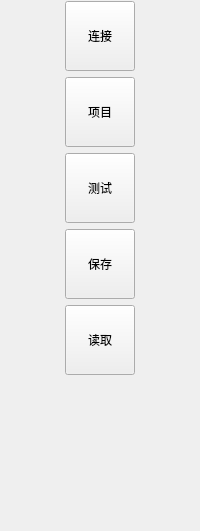
    <widget class="QWidget" name="widget_menu" native="true">
     <layout class="QGridLayout" name="gridLayout_2">
      <property name="leftMargin">
       <number>1</number>
      </property>
      <property name="topMargin">
       <number>1</number>
      </property>
      <property name="rightMargin">
       <number>1</number>
      </property>
      <item row="0" column="0">
       <widget class="QToolButton" name="btn_connect">
        <property name="minimumSize">
         <size>
          <width>70</width>
          <height>70</height>
         </size>
        </property>
        <property name="text">
         <string>  连接  </string>
        </property>
       </widget>
      </item>
      <item row="1" column="0">
       <widget class="QToolButton" name="btn_pro">
        <property name="minimumSize">
         <size>
          <width>70</width>
          <height>70</height>
         </size>
        </property>
        <property name="text">
         <string>  项目  </string>
        </property>
       </widget>
      </item>
      <item row="5" column="0">
       <spacer name="verticalSpacer_3">
        <property name="orientation">
         <enum>Qt::Vertical</enum>
        </property>
        <property name="sizeHint" stdset="0">
         <size>
          <width>20</width>
          <height>145</height>
         </size>
        </property>
       </spacer>
      </item>
      <item row="3" column="0">
       <widget class="QToolButton" name="btn_save">
        <property name="minimumSize">
         <size>
          <width>70</width>
          <height>70</height>
         </size>
        </property>
        <property name="text">
         <string>  保存  </string>
        </property>
       </widget>
      </item>
      <item row="2" column="0">
       <widget class="QToolButton" name="btn_test">
        <property name="minimumSize">
         <size>
          <width>70</width>
          <height>70</height>
         </size>
        </property>
        <property name="text">
         <string>  测试  </string>
        </property>
       </widget>
      </item>
      <item row="4" column="0">
       <widget class="QToolButton" name="btn_read">
        <property name="minimumSize">
         <size>
          <width>70</width>
          <height>70</height>
         </size>
        </property>
        <property name="text">
         <string>  读取  </string>
        </property>
       </widget>
      </item>
     </layout>
    </widget>
